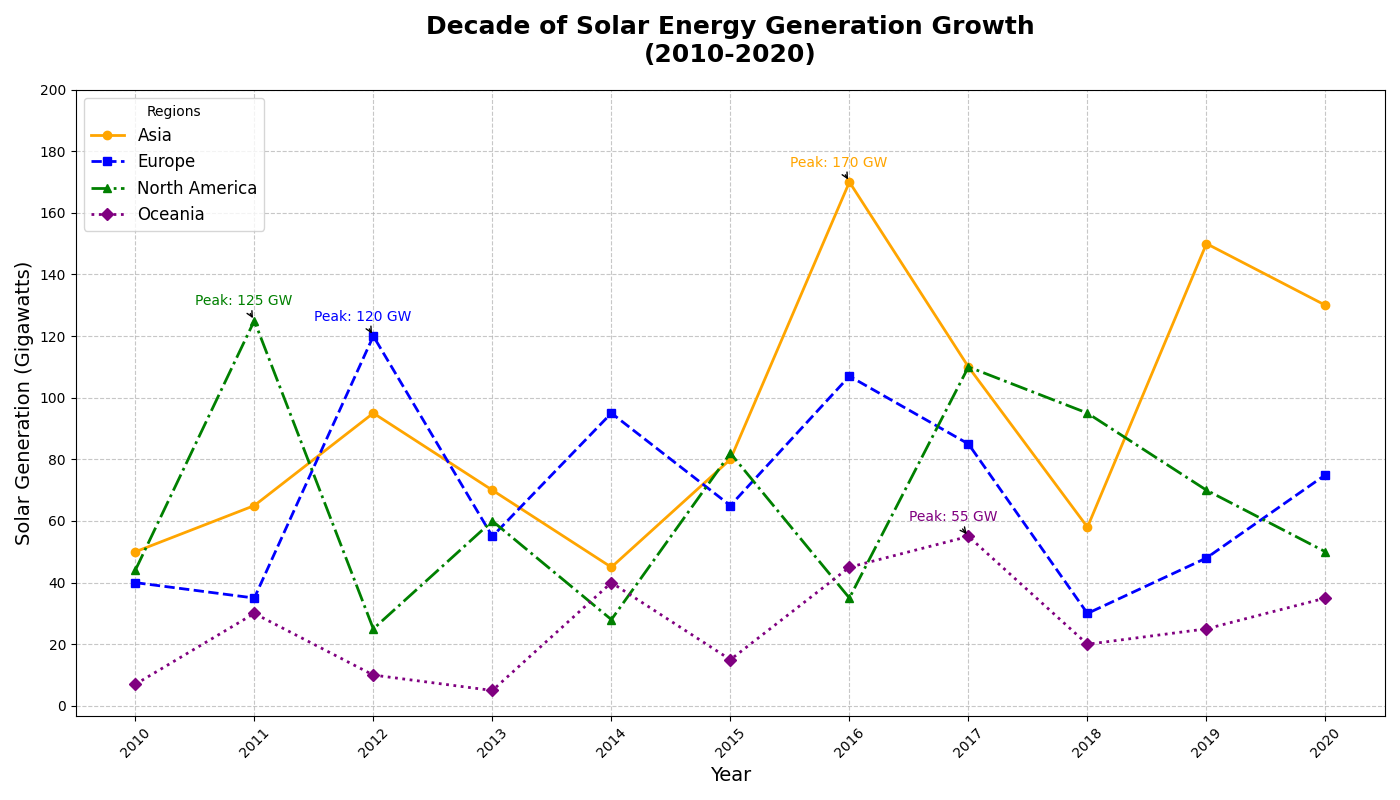

Here is the Python script that generated this plot:
import matplotlib.pyplot as plt
import numpy as np

years = np.arange(2010, 2021)

# Manually shuffled data points within the same structure
asia = [50, 65, 95, 70, 45, 80, 170, 110, 58, 150, 130]
europe = [40, 35, 120, 55, 95, 65, 107, 85, 30, 48, 75]
north_america = [44, 125, 25, 60, 28, 82, 35, 110, 95, 70, 50]
oceania = [7, 30, 10, 5, 40, 15, 45, 55, 20, 25, 35]

plt.figure(figsize=(14, 8))

plt.plot(years, asia, marker='o', linestyle='-', color='orange', label='Asia', linewidth=2)
plt.plot(years, europe, marker='s', linestyle='--', color='blue', label='Europe', linewidth=2)
plt.plot(years, north_america, marker='^', linestyle='-.', color='green', label='North America', linewidth=2)
plt.plot(years, oceania, marker='D', linestyle=':', color='purple', label='Oceania', linewidth=2)

plt.title("Decade of Solar Energy Generation Growth\n(2010-2020)", fontsize=18, fontweight='bold', pad=20)
plt.xlabel("Year", fontsize=14)
plt.ylabel("Solar Generation (Gigawatts)", fontsize=14)
plt.xticks(years, rotation=45, fontsize=10)
plt.yticks(np.arange(0, 201, 20), fontsize=10)
plt.grid(True, linestyle='--', alpha=0.7)
plt.legend(title='Regions', loc='upper left', fontsize=12)

for region, data, color in zip(['Asia', 'Europe', 'North America', 'Oceania'],
                               [asia, europe, north_america, oceania],
                               ['orange', 'blue', 'green', 'purple']):
    max_gen = max(data)
    max_year = years[data.index(max_gen)]
    plt.annotate(f'Peak: {max_gen} GW', xy=(max_year, max_gen),
                 xytext=(max_year - 0.5, max_gen + 5),
                 arrowprops=dict(facecolor=color, arrowstyle='->'),
                 fontsize=10, color=color)

plt.tight_layout()
plt.show()
